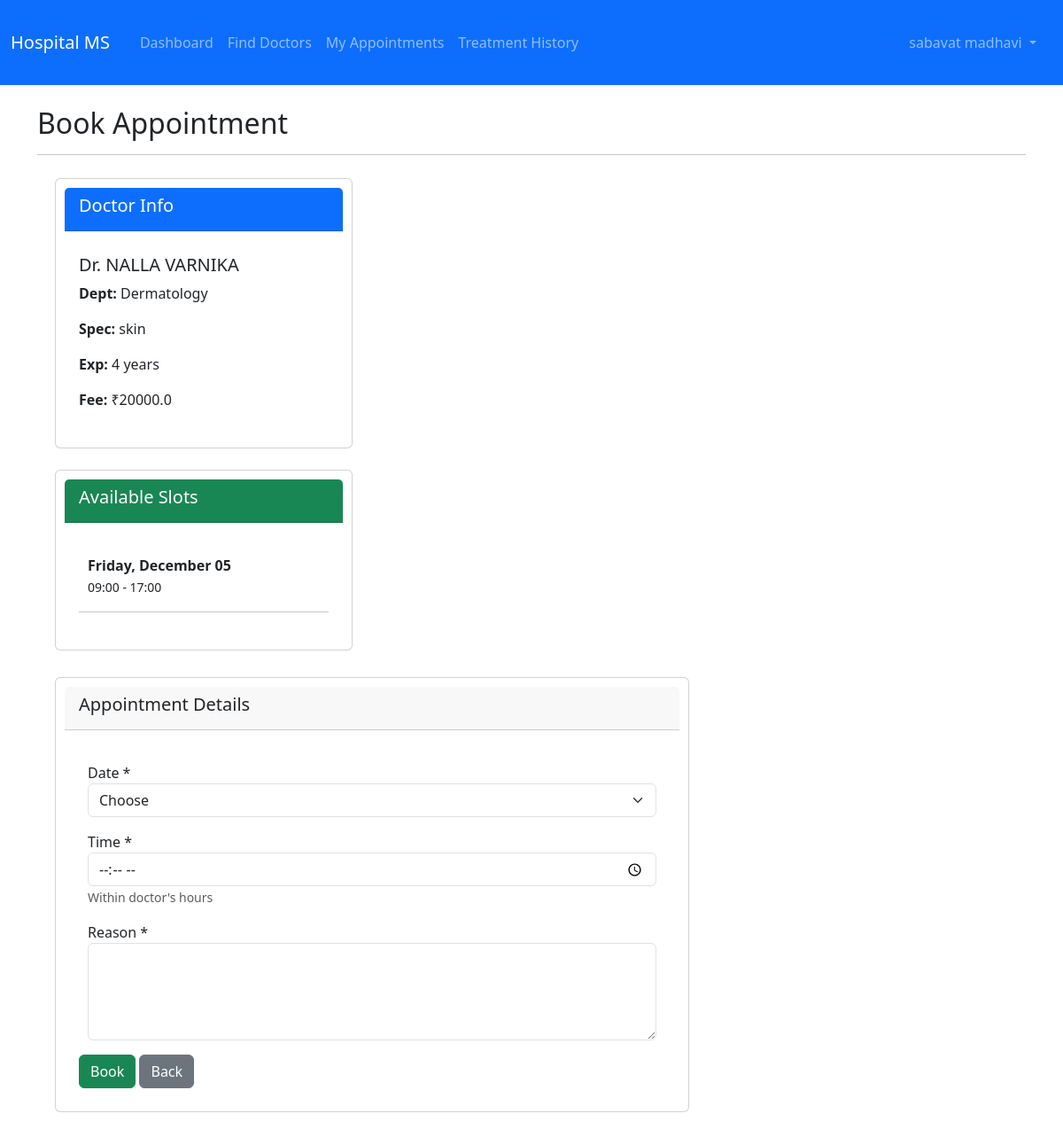
Screenshot of /patient/book-appointment/1 (signed in) with the database file from the repository.
### backend/app.py (models this page shows, shortened)
class User(UserMixin, db.Model):
    id = db.Column(db.Integer, primary_key=True)
    username = db.Column(db.String(180), unique=True, nullable=False)
    email = db.Column(db.String(100), unique=True, nullable=False)
    password_hash = db.Column(db.String(100), nullable=False)
    role = db.Column(db.String(50), nullable=False)
    full_name = db.Column(db.String(80), nullable=False)
    phone = db.Column(db.String(10))
    is_active = db.Column(db.Boolean, default=True)
    created_at = db.Column(db.DateTime, default=datetime.utcnow)

class Department(db.Model):
    id = db.Column(db.Integer, primary_key=True)
    name = db.Column(db.String(80), unique=True, nullable=False)
    description = db.Column(db.Text)
    doctors = db.relationship('Doctor', backref='department', lazy=True)

class Doctor(db.Model):
    id = db.Column(db.Integer, primary_key=True)
    user_id = db.Column(db.Integer, db.ForeignKey('user.id'), nullable=False, unique=True)
    department_id = db.Column(db.Integer, db.ForeignKey('department.id'), nullable=False)
    specialization = db.Column(db.String(80))
    qualification = db.Column(db.String(100))
    experience_years = db.Column(db.Integer)
    consultation_fee = db.Column(db.Float, default=0.0)
    user = db.relationship('User', backref=db.backref('doctor_profile', uselist=False))
    appointments = db.relationship('Appointment', backref='doctor', lazy=True)
    availability = db.relationship('DoctorAvailability', backref='doctor', cascade='all, delete-orphan')

class DoctorAvailability(db.Model):
    id = db.Column(db.Integer, primary_key=True)
    doctor_id = db.Column(db.Integer, db.ForeignKey('doctor.id'), nullable=False)
    date = db.Column(db.Date, nullable=False)
    start_time = db.Column(db.Time, nullable=False)
    end_time = db.Column(db.Time, nullable=False)
    is_available = db.Column(db.Boolean, default=True)

### backend/app.py (the view, shortened to what this page needs)
@app.route('/patient/book-appointment/<int:doctor_id>', methods=['GET', 'POST'])
@login_required
@role_required('patient')
def book_appointment(doctor_id):
    patient = Patient.query.filter_by(user_id=current_user.id).first()
    doctor = Doctor.query.get_or_404(doctor_id)
    today, week_end = date.today(), date.today() + timedelta(days=7)
    availability = DoctorAvailability.query.filter(DoctorAvailability.doctor_id==doctor.id,
        DoctorAvailability.date>=today, DoctorAvailability.date<=week_end,
        DoctorAvailability.is_available).all()
    return render_template('patient/book_appointment.html', doctor=doctor, availability=availability)

### backend/app.py (called while the page is built)
@login_manager.user_loader
def load_user(user_id): return User.query.get(int(user_id))

def role_required(role):
    def decorator(f):
        @wraps(f)
        def decorated_function(*args, **kwargs):
            if not current_user.is_authenticated or current_user.role != role:
                flash('Access denied', 'danger')
                return redirect(url_for('index'))
            return f(*args, **kwargs)
        return decorated_function
    return decorator

### frontend/templates/patient/book_appointment.html (shortened to what this page needs)
{% extends "base.html" %}
{% block content %}
<h2>Book Appointment</h2>
<hr>
<div class="row">
    <div class="col-md-4"><div class="card mb-4"><div class="card-header bg-primary text-white"><h5>Doctor Info</h5></div><div class="card-body">
        <h5>Dr. {{ doctor.user.full_name }}</h5>
        <p><strong>Dept:</strong> {{ doctor.department.name }}</p>
        <p><strong>Spec:</strong> {{ doctor.specialization }}</p>
        <p><strong>Exp:</strong> {{ doctor.experience_years }} years</p>
        <p><strong>Fee:</strong> ₹{{ doctor.consultation_fee }}</p>
    </div></div>
    <div class="card"><div class="card-header bg-success text-white"><h5>Available Slots</h5></div><div class="card-body">
        {% if availability %}
            {% for a in availability %}<div class="mb-2"><strong>{{ a.date.strftime('%A, %B %d') }}</strong><br><small>{{ a.start_time.strftime('%H:%M') }} - {{ a.end_time.strftime('%H:%M') }}</small></div><hr>{% endfor %}
        {% else %}<p class="text-muted">No availability</p>{% endif %}
    </div></div></div>
    <div class="col-md-8"><div class="card"><div class="card-header"><h5>Appointment Details</h5></div><div class="card-body">
        {% if availability %}
        <form method="POST">
            <div class="mb-3"><label>Date *</label><select class="form-select" name="appointment_date" required><option value="">Choose</option></select></div>
            <div class="mb-3"><label>Time *</label><input type="time" class="form-control" name="appointment_time" required><small class="text-muted">Within doctor's hours</small></div>
            <div class="mb-3"><label>Reason *</label><textarea class="form-control" name="reason" rows="4" required></textarea></div>
            <button type="submit" class="btn btn-success">Book</button>
            <a href="{{ url_for('patient_doctors') }}" class="btn btn-secondary">Back</a>
        </form>
        {% else %}<div class="alert alert-warning">Doctor hasn't set availability</div><a href="{{ url_for('patient_doctors') }}" class="btn btn-secondary">Back</a>{% endif %}
    </div></div></div>
</div>
{% endblock %}

### frontend/templates/base.html (shortened to what this page needs)
<!DOCTYPE html>
<html lang="en">
<head>
    <link href="https://cdn.jsdelivr.net/npm/bootstrap@5.3.0/dist/css/bootstrap.min.css" rel="stylesheet">
    <link rel="stylesheet" href="https://cdn.jsdelivr.net/npm/bootstrap-icons@1.10.0/font/bootstrap-icons.css">
    <link rel="stylesheet" href="{{ url_for('static', filename='css/style.css') }}">
</head>
<body>
    <nav class="navbar navbar-expand-lg navbar-dark bg-primary">
        <div class="container-fluid">
            <a class="navbar-brand" href="{{ url_for('index') }}"> Hospital MS</a>
            <div class="collapse navbar-collapse" id="navbarNav">
                <ul class="navbar-nav me-auto">
                    {% if current_user.is_authenticated %}
                        {% if current_user.role == 'admin' %}
                            <li class="nav-item"><a class="nav-link" href="{{ url_for('admin_dashboard') }}"> Dashboard</a></li>
                            <li class="nav-item"><a class="nav-link" href="{{ url_for('admin_doctors') }}"> Doctors</a></li>
                            <li class="nav-item"><a class="nav-link" href="{{ url_for('admin_patients') }}"> Patients</a></li>
                            <li class="nav-item"><a class="nav-link" href="{{ url_for('admin_appointments') }}">Appointments</a></li>
                            <li class="nav-item"><a class="nav-link" href="{{ url_for('admin_search') }}"> Search</a></li>
                        {% elif current_user.role == 'patient' %}
                            <li class="nav-item"><a class="nav-link" href="{{ url_for('patient_dashboard') }}">Dashboard</a></li>
                            <li class="nav-item"><a class="nav-link" href="{{ url_for('patient_doctors') }}"> Find Doctors</a></li>
                            <li class="nav-item"><a class="nav-link" href="{{ url_for('patient_appointments') }}"> My Appointments</a></li>
                            <li class="nav-item"><a class="nav-link" href="{{ url_for('treatment_history') }}"> Treatment History</a></li>
                        {% endif %}
                    {% endif %}
                </ul>
                <ul class="navbar-nav">
                    {% if current_user.is_authenticated %}
                        <li class="nav-item dropdown">
                            <a class="nav-link dropdown-toggle" href="#" id="navbarDropdown" role="button" data-bs-toggle="dropdown">
                               {{ current_user.full_name }}
                            </a>
                        </li>
                    {% else %}
                        <li class="nav-item"><a class="nav-link" href="{{ url_for('login') }}"> Login</a></li>
                        <li class="nav-item"><a class="nav-link" href="{{ url_for('register') }}"> Register</a></li>
                    {% endif %}
                </ul>
            </div>
        </div>
    </nav>
    <main class="container my-4">
        {% block content %}{% endblock %}
    </main>
</body>
</html>

### frontend/static/css/style.css (style rules this page uses)
p { font-size: 16px; }
button { background-color: lightblue; }
div { margin: 10px; }
a { text-decoration: none; }

### rows the page displays
User: full_name "sabavat madhavi"
User: user.full_name "NALLA VARNIKA"
Department: department.name "Dermatology"
Doctor: specialization "skin", experience_years "4", consultation_fee "20000.0"
DoctorAvailability: date "Friday, December 05", start_time "09:00", end_time "17:00"
